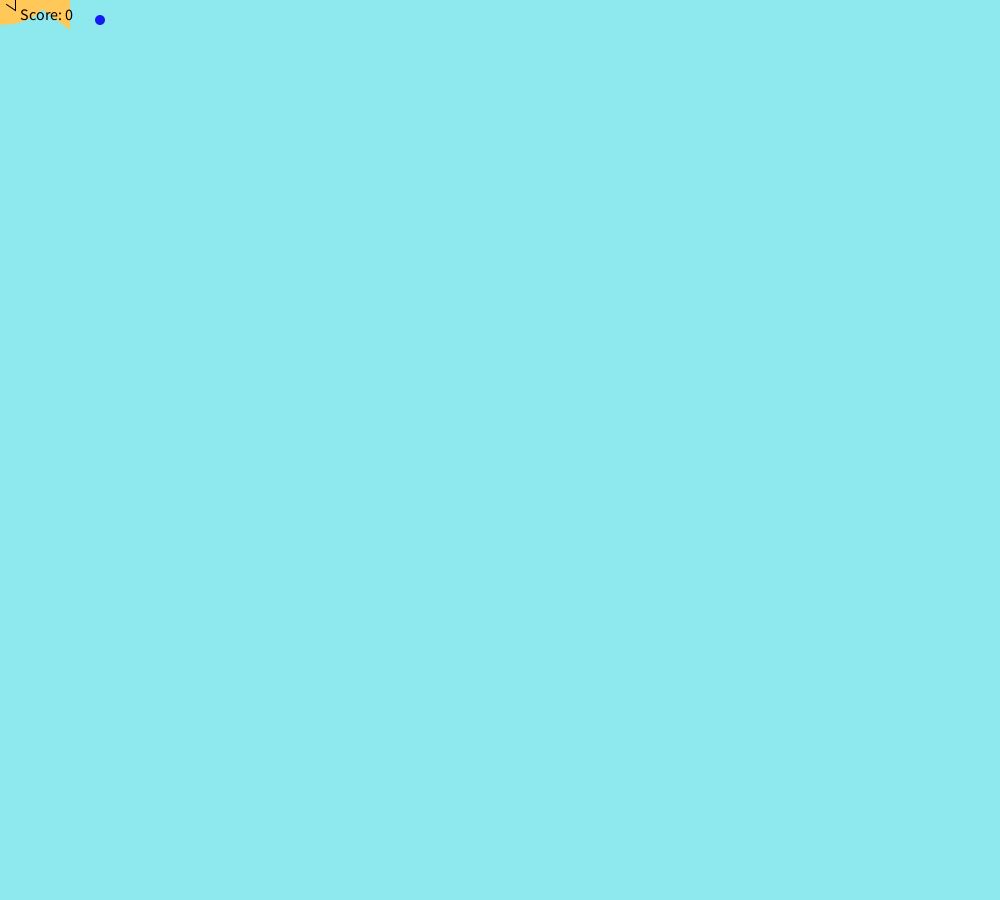
Frame 1 (no input)
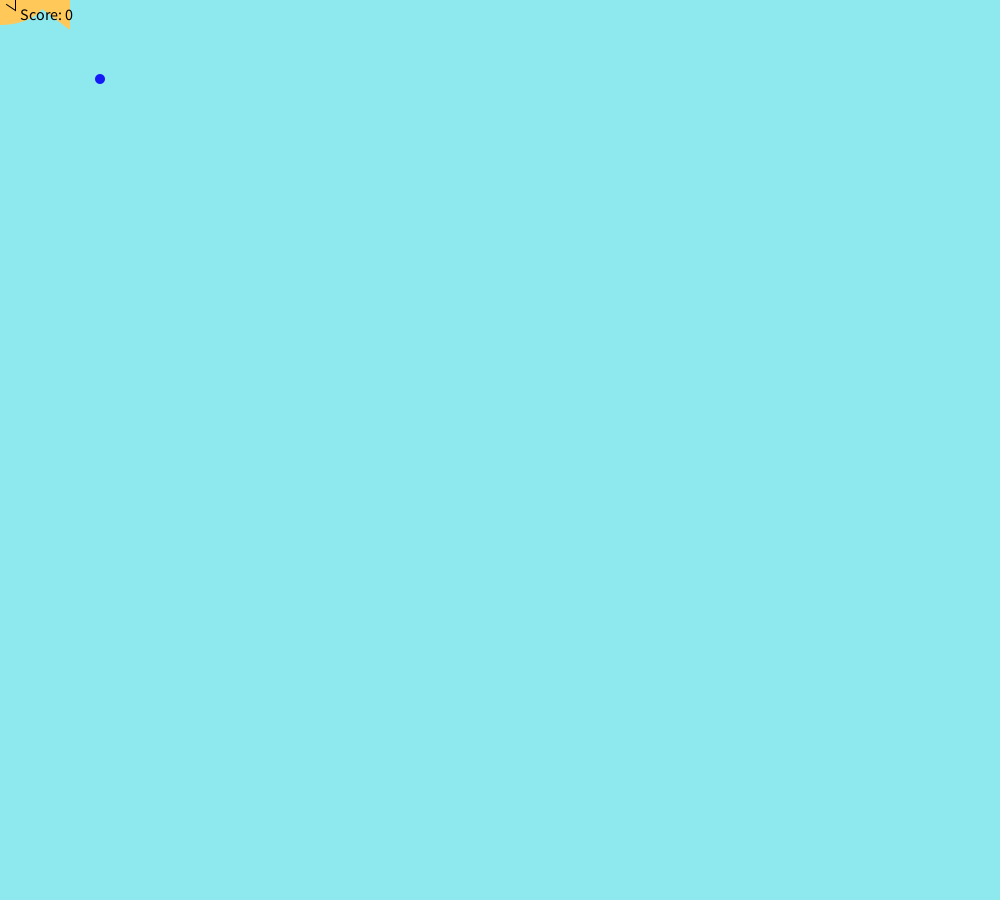
Frame 60 (the mouse pressed at the canvas centre just before this capture)
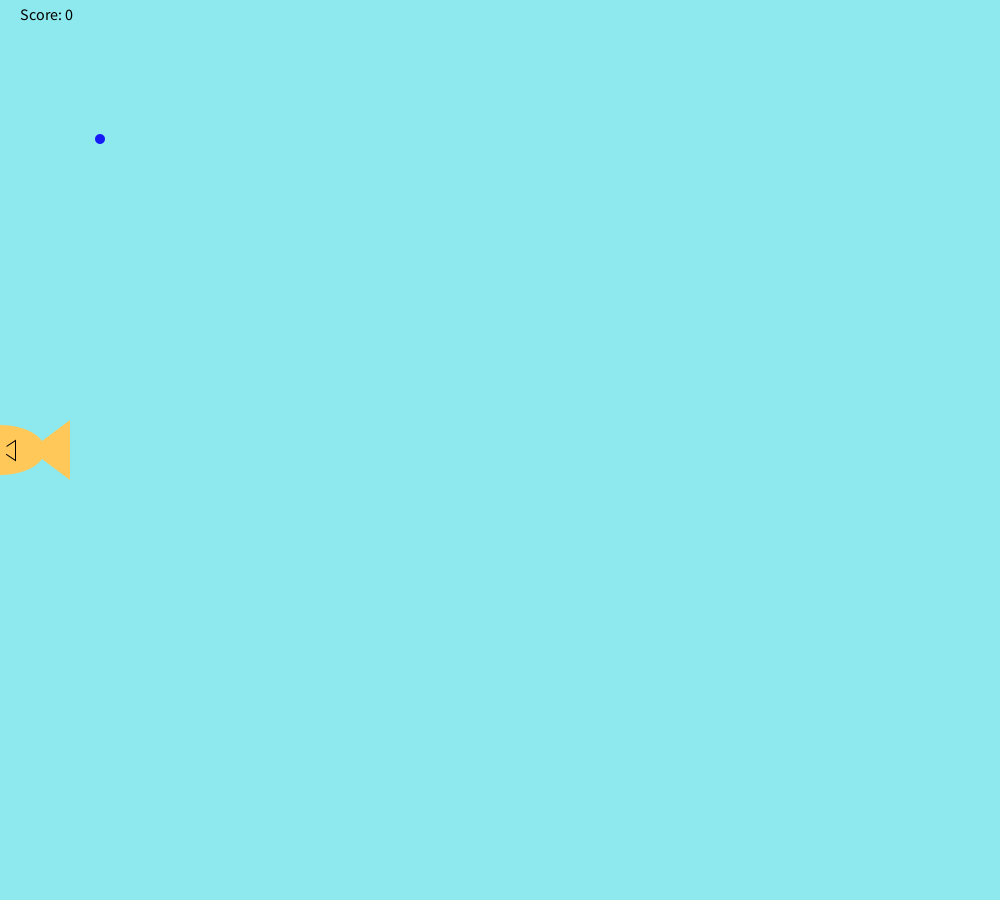
Frame 120 (the mouse held since frame 60 and released just before this capture)

The Processing sketch that drew these frames (run headless with seeded random() and noise(); from frame 60 on, the mouse is pressed at the canvas centre):

// Processing sketch: FishFeederProcessing
// ── FishFeederProcessing.pde
int foodX = 100;
int foodY = 20;
int score = 0;
int speed = 1;
int fishX = width-100;
boolean launched = false;
void setup(){
  size(1000,900);
  
}

void draw(){
  background(141,233,237);
  fill(22,27,245);
noStroke();
ellipse(foodX, foodY, 10, 10);
foodY = foodY+speed;
if(foodY>=900){
  foodX = (int) random(width-20);
  foodY = 20;
}
drawFish();
checkCatch(foodX, foodY);
fill(0, 0, 0);
textSize(16);
text("Score: " + score, 20, 20);
if(score>=10){
  foodX = 1000;
  foodY = 1000;
  text("You Won!", 400, 400);
}

}

void drawFish(){
     noStroke();
     fill(255,255,255);
     ellipse(fishX-17,mouseY-17,20,20); //back side eye
     fill(255,200,88);
     ellipse(fishX,mouseY,90+score*4,50+score*4); //body
     triangle(fishX+30,mouseY,fishX+70,mouseY+30,fishX+70,mouseY-30); //tail
     stroke(0);
     triangle(fishX,mouseY,fishX+15,mouseY+10,fishX+15,mouseY-10); //side fin
     noStroke();
     fill(255,200,88);
     ellipse(fishX,mouseY,15,15); //side fin cover
     noStroke();
     fill(255,255,255);
     ellipse(fishX-25,mouseY-15,20,20); //front eye
     fill(0,0,0);
     ellipse(fishX-25,mouseY-15,5,5); //pupil
     fill(141,233,237);
     ellipse(fishX-45,mouseY,25,25); //mouth
}

void checkCatch(int x, int y){
     if(x > fishX && x < fishX+70){
          if(y > mouseY-17 && y < mouseY+30){
               score++;
               speed++;
               foodY = 20; //if the food was eaten, make more food fall from the top
               foodX = (int) random(width-20);
          }
     }
     else if (foodY > height && score > 0){
          score--;
     }
}
